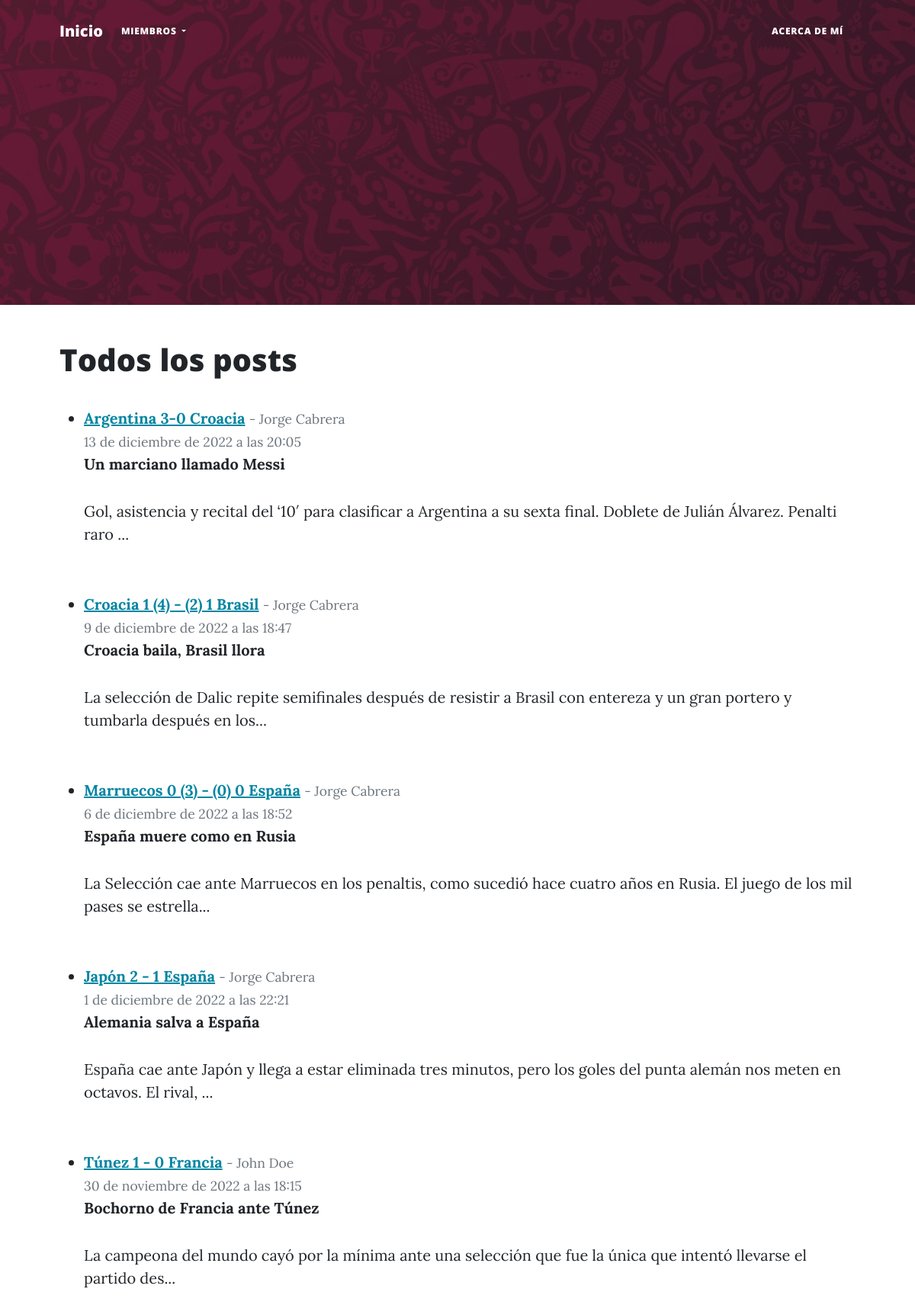
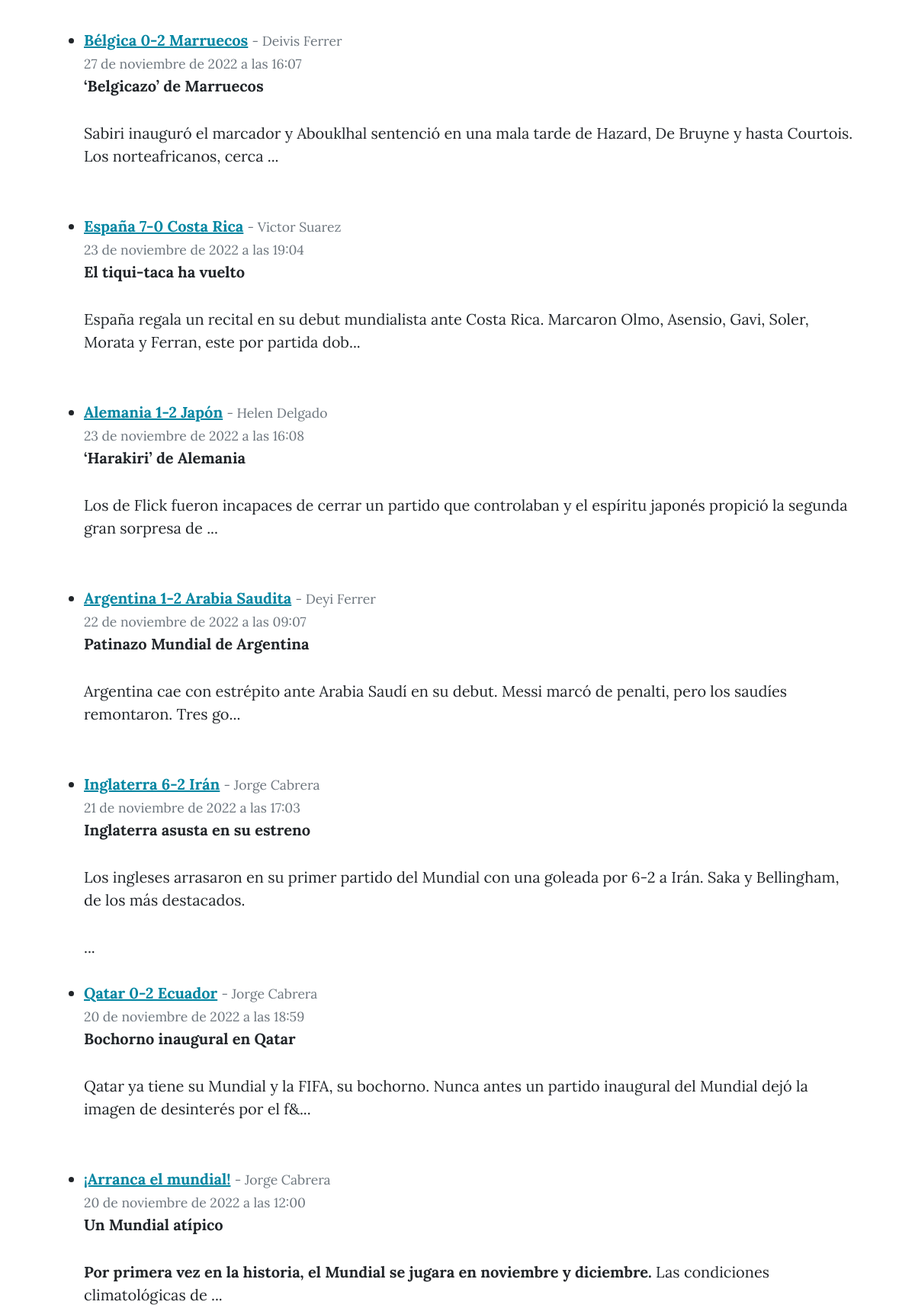
Screenshot of /all_posts/ (upper part) with the database file from the repository (2 pictures, top to bottom).
### Blog/models.py (models this page shows, shortened)
class Post(models.Model):
    titulo = models.CharField(max_length=255)
    subtitulo = models.CharField(max_length=255)
    autor = models.ForeignKey(User, on_delete=models.CASCADE)
    header = models.ImageField(null=True, blank=True, upload_to='images/')
    cuerpo = RichTextField(null=True, blank=True)
    fecha = models.DateTimeField(default=datetime.now())
    likes = models.ManyToManyField(User, related_name='blog_posts', blank=True)

### Blog/views.py (the view)
# urls.py: path('all_posts/', AllPostsView.as_view(), name='all_posts'),
class AllPostsView(ListView):
    model = Post
    template_name = 'all_posts.html'
    ordering = ['-fecha']

### Blog/templates/all_posts.html (shortened to what this page needs)
{% extends 'post.html' %}
{% block post %}
<div class="container px-4 px-lg-5">
    <h1>
        Todos los posts
    </h1>
    <br>
    <ul>
        {% for post in object_list %}
            <li>
                <a href="{% url 'post_details' post.pk %}" class="link-primary"><u><strong>{{post.titulo}}</strong></u></a>
                <small class="text-muted">
                    - {{post.autor.first_name}} {{post.autor.last_name}}
                    <br>
                    {{post.fecha}}
                </small>
                <br>
                <strong>
                    {{post.subtitulo}}
                </strong>
                <br>
                {{post.cuerpo|slice:":150"|safe}}...
                <br><br>
            </li>
        {% endfor %}
    </ul>
</div>
{% endblock post %}

### rows the page displays
Post: titulo "Argentina 3-0 Croacia", autor.first_name "Jorge", autor.last_name "Cabrera", fecha "13 de diciembre de 2022 a las 20:05", subtitulo "Un marciano llamado Messi", cuerpo "Gol, asistencia y recital del ‘10′ para clasificar a Argentina a su sexta final. Doblete de Julián Álvarez. Penalti raro"
Post: titulo "Croacia 1 (4) - (2) 1 Brasil", autor.first_name "Jorge", autor.last_name "Cabrera", fecha "9 de diciembre de 2022 a las 18:47", subtitulo "Croacia baila, Brasil llora", cuerpo "La selección de Dalic repite semifinales después de resistir a Brasil con entereza y un gran portero y tumbarla después en los"
Post: titulo "Marruecos 0 (3) - (0) 0 España", autor.first_name "Jorge", autor.last_name "Cabrera", fecha "6 de diciembre de 2022 a las 18:52", subtitulo "España muere como en Rusia", cuerpo "La Selección cae ante Marruecos en los penaltis, como sucedió hace cuatro años en Rusia. El juego de los mil pases se estrella"
Post: titulo "Japón 2 - 1 España", autor.first_name "Jorge", autor.last_name "Cabrera", fecha "1 de diciembre de 2022 a las 22:21", subtitulo "Alemania salva a España", cuerpo "España cae ante Japón y llega a estar eliminada tres minutos, pero los goles del punta alemán nos meten en octavos. El rival,"
Post: titulo "Túnez 1 - 0 Francia", autor.first_name "John", autor.last_name "Doe", fecha "30 de noviembre de 2022 a las 18:15", subtitulo "Bochorno de Francia ante Túnez", cuerpo "La campeona del mundo cayó por la mínima ante una selección que fue la única que intentó llevarse el partido des"
Post: titulo "Bélgica 0-2 Marruecos", autor.first_name "Deivis", autor.last_name "Ferrer", fecha "27 de noviembre de 2022 a las 16:07", subtitulo "‘Belgicazo’ de Marruecos", cuerpo "Sabiri inauguró el marcador y Abouklhal sentenció en una mala tarde de Hazard, De Bruyne y hasta Courtois. Los norteafricanos, cerca"
Post: titulo "España 7-0 Costa Rica", autor.first_name "Victor", autor.last_name "Suarez", fecha "23 de noviembre de 2022 a las 19:04", subtitulo "El tiqui-taca ha vuelto", cuerpo "España regala un recital en su debut mundialista ante Costa Rica. Marcaron Olmo, Asensio, Gavi, Soler, Morata y Ferran, este por partida dob"
Post: titulo "Alemania 1-2 Japón", autor.first_name "Helen", autor.last_name "Delgado", fecha "23 de noviembre de 2022 a las 16:08", subtitulo "‘Harakiri’ de Alemania", cuerpo "Los de Flick fueron incapaces de cerrar un partido que controlaban y el espíritu japonés propició la segunda gran sorpresa de"
Post: titulo "Argentina 1-2 Arabia Saudita", autor.first_name "Deyi", autor.last_name "Ferrer", fecha "22 de noviembre de 2022 a las 09:07", subtitulo "Patinazo Mundial de Argentina", cuerpo "Argentina cae con estrépito ante Arabia Saudí en su debut. Messi marcó de penalti, pero los saudíes remontaron. Tres go"
Post: titulo "Inglaterra 6-2 Irán", autor.first_name "Jorge", autor.last_name "Cabrera", fecha "21 de noviembre de 2022 a las 17:03", subtitulo "Inglaterra asusta en su estreno", cuerpo "Los ingleses arrasaron en su primer partido del Mundial con una goleada por 6-2 a Irán. Saka y Bellingham, de los más destacados."
Post: titulo "Qatar 0-2 Ecuador", autor.first_name "Jorge", autor.last_name "Cabrera", fecha "20 de noviembre de 2022 a las 18:59", subtitulo "Bochorno inaugural en Qatar", cuerpo "Qatar ya tiene su Mundial y la FIFA, su bochorno. Nunca antes un partido inaugural del Mundial dejó la imagen de desinterés por el f&"
Post: titulo "¡Arranca el mundial!", autor.first_name "Jorge", autor.last_name "Cabrera", fecha "20 de noviembre de 2022 a las 12:00", subtitulo "Un Mundial atípico", cuerpo "Por primera vez en la historia, el Mundial se jugara en noviembre y diciembre. Las condiciones climatológicas de"
